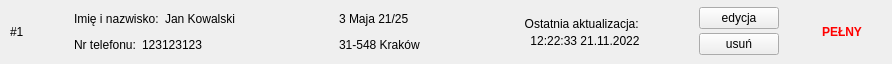
<?xml version="1.0" encoding="UTF-8"?>
<ui version="4.0">
 <class>Form</class>
 <widget class="QWidget" name="Form">
  <property name="geometry">
   <rect>
    <x>0</x>
    <y>0</y>
    <width>892</width>
    <height>64</height>
   </rect>
  </property>
  <property name="minimumSize">
   <size>
    <width>0</width>
    <height>60</height>
   </size>
  </property>
  <property name="maximumSize">
   <size>
    <width>16777215</width>
    <height>64</height>
   </size>
  </property>
  <property name="windowTitle">
   <string>Form</string>
  </property>
  <property name="class" stdset="0">
   <string>listLine</string>
  </property>
  <layout class="QHBoxLayout" name="horizontalLayout_2">
   <property name="spacing">
    <number>15</number>
   </property>
   <property name="leftMargin">
    <number>10</number>
   </property>
   <property name="topMargin">
    <number>0</number>
   </property>
   <property name="rightMargin">
    <number>10</number>
   </property>
   <property name="bottomMargin">
    <number>0</number>
   </property>
   <item>
    <widget class="QLabel" name="idLabel">
     <property name="minimumSize">
      <size>
       <width>40</width>
       <height>0</height>
      </size>
     </property>
     <property name="maximumSize">
      <size>
       <width>40</width>
       <height>16777215</height>
      </size>
     </property>
     <property name="text">
      <string>#1</string>
     </property>
     <property name="class" stdset="0">
      <string>labelList</string>
     </property>
    </widget>
   </item>
   <item>
    <widget class="QWidget" name="widget_3" native="true">
     <property name="minimumSize">
      <size>
       <width>250</width>
       <height>0</height>
      </size>
     </property>
     <layout class="QVBoxLayout" name="verticalLayout_5">
      <property name="leftMargin">
       <number>9</number>
      </property>
      <property name="topMargin">
       <number>9</number>
      </property>
      <property name="rightMargin">
       <number>9</number>
      </property>
      <property name="bottomMargin">
       <number>9</number>
      </property>
      <item>
       <widget class="QWidget" name="widget_5" native="true">
        <property name="layoutDirection">
         <enum>Qt::LeftToRight</enum>
        </property>
        <layout class="QHBoxLayout" name="horizontalLayout_5">
         <property name="leftMargin">
          <number>0</number>
         </property>
         <property name="topMargin">
          <number>0</number>
         </property>
         <property name="rightMargin">
          <number>0</number>
         </property>
         <property name="bottomMargin">
          <number>0</number>
         </property>
         <item>
          <widget class="QLabel" name="label_8">
           <property name="text">
            <string>Imię i nazwisko:</string>
           </property>
           <property name="class" stdset="0">
            <string>labelListBold</string>
           </property>
          </widget>
         </item>
         <item>
          <widget class="QLabel" name="nameLabel">
           <property name="text">
            <string>Jan Kowalski</string>
           </property>
           <property name="class" stdset="0">
            <string>labelList</string>
           </property>
          </widget>
         </item>
         <item>
          <spacer name="horizontalSpacer_3">
           <property name="orientation">
            <enum>Qt::Horizontal</enum>
           </property>
           <property name="sizeHint" stdset="0">
            <size>
             <width>40</width>
             <height>20</height>
            </size>
           </property>
          </spacer>
         </item>
        </layout>
       </widget>
      </item>
      <item>
       <widget class="QWidget" name="widget_6" native="true">
        <layout class="QHBoxLayout" name="horizontalLayout_6">
         <property name="leftMargin">
          <number>0</number>
         </property>
         <property name="topMargin">
          <number>0</number>
         </property>
         <property name="rightMargin">
          <number>0</number>
         </property>
         <property name="bottomMargin">
          <number>0</number>
         </property>
         <item>
          <widget class="QLabel" name="label_5">
           <property name="text">
            <string>Nr telefonu:</string>
           </property>
           <property name="class" stdset="0">
            <string>labelListBold</string>
           </property>
          </widget>
         </item>
         <item>
          <widget class="QLabel" name="phoneLabel">
           <property name="text">
            <string>123123123</string>
           </property>
           <property name="class" stdset="0">
            <string>labelList</string>
           </property>
          </widget>
         </item>
         <item>
          <spacer name="horizontalSpacer_4">
           <property name="orientation">
            <enum>Qt::Horizontal</enum>
           </property>
           <property name="sizeHint" stdset="0">
            <size>
             <width>40</width>
             <height>20</height>
            </size>
           </property>
          </spacer>
         </item>
        </layout>
       </widget>
      </item>
     </layout>
    </widget>
   </item>
   <item>
    <widget class="QWidget" name="widget_4" native="true">
     <property name="minimumSize">
      <size>
       <width>150</width>
       <height>0</height>
      </size>
     </property>
     <layout class="QVBoxLayout" name="verticalLayout_7">
      <property name="leftMargin">
       <number>9</number>
      </property>
      <item>
       <widget class="QWidget" name="widget_8" native="true">
        <layout class="QHBoxLayout" name="horizontalLayout_8">
         <property name="leftMargin">
          <number>0</number>
         </property>
         <property name="topMargin">
          <number>0</number>
         </property>
         <property name="rightMargin">
          <number>0</number>
         </property>
         <property name="bottomMargin">
          <number>0</number>
         </property>
         <item>
          <widget class="QLabel" name="addressFirstLabel">
           <property name="text">
            <string>3 Maja 21/25</string>
           </property>
           <property name="class" stdset="0">
            <string>labelList</string>
           </property>
          </widget>
         </item>
         <item>
          <spacer name="label">
           <property name="orientation">
            <enum>Qt::Horizontal</enum>
           </property>
           <property name="sizeHint" stdset="0">
            <size>
             <width>40</width>
             <height>20</height>
            </size>
           </property>
          </spacer>
         </item>
        </layout>
       </widget>
      </item>
      <item>
       <widget class="QWidget" name="widget_7" native="true">
        <layout class="QHBoxLayout" name="horizontalLayout_7">
         <property name="leftMargin">
          <number>0</number>
         </property>
         <property name="topMargin">
          <number>0</number>
         </property>
         <property name="rightMargin">
          <number>0</number>
         </property>
         <property name="bottomMargin">
          <number>0</number>
         </property>
         <item>
          <widget class="QLabel" name="addressSecondLabel">
           <property name="text">
            <string>31-548 Kraków</string>
           </property>
           <property name="class" stdset="0">
            <string>labelList</string>
           </property>
          </widget>
         </item>
         <item>
          <spacer name="horizontalSpacer_6">
           <property name="orientation">
            <enum>Qt::Horizontal</enum>
           </property>
           <property name="sizeHint" stdset="0">
            <size>
             <width>40</width>
             <height>20</height>
            </size>
           </property>
          </spacer>
         </item>
        </layout>
       </widget>
      </item>
     </layout>
    </widget>
   </item>
   <item>
    <widget class="QWidget" name="widget_12" native="true">
     <property name="minimumSize">
      <size>
       <width>180</width>
       <height>0</height>
      </size>
     </property>
     <property name="maximumSize">
      <size>
       <width>180</width>
       <height>16777215</height>
      </size>
     </property>
     <layout class="QVBoxLayout" name="verticalLayout">
      <property name="spacing">
       <number>0</number>
      </property>
      <property name="topMargin">
       <number>15</number>
      </property>
      <property name="bottomMargin">
       <number>15</number>
      </property>
      <item>
       <widget class="QLabel" name="label_2">
        <property name="layoutDirection">
         <enum>Qt::LeftToRight</enum>
        </property>
        <property name="text">
         <string>Ostatnia aktualizacja:  </string>
        </property>
        <property name="alignment">
         <set>Qt::AlignCenter</set>
        </property>
        <property name="class" stdset="0">
         <string>labelListBold</string>
        </property>
       </widget>
      </item>
      <item>
       <widget class="QLabel" name="dateLabel">
        <property name="text">
         <string>12:22:33 21.11.2022</string>
        </property>
        <property name="alignment">
         <set>Qt::AlignCenter</set>
        </property>
       </widget>
      </item>
     </layout>
    </widget>
   </item>
   <item>
    <widget class="QWidget" name="widget" native="true">
     <layout class="QVBoxLayout" name="verticalLayout_2">
      <property name="spacing">
       <number>2</number>
      </property>
      <property name="topMargin">
       <number>5</number>
      </property>
      <property name="bottomMargin">
       <number>5</number>
      </property>
      <item>
       <widget class="QPushButton" name="editButton">
        <property name="text">
         <string>edycja</string>
        </property>
       </widget>
      </item>
      <item>
       <widget class="QPushButton" name="deleteButton">
        <property name="text">
         <string>usuń</string>
        </property>
       </widget>
      </item>
     </layout>
    </widget>
   </item>
   <item>
    <spacer name="horizontalSpacer">
     <property name="orientation">
      <enum>Qt::Horizontal</enum>
     </property>
     <property name="sizeHint" stdset="0">
      <size>
       <width>40</width>
       <height>20</height>
      </size>
     </property>
    </spacer>
   </item>
   <item>
    <widget class="QLabel" name="statusLabel">
     <property name="minimumSize">
      <size>
       <width>40</width>
       <height>0</height>
      </size>
     </property>
     <property name="maximumSize">
      <size>
       <width>40</width>
       <height>16777215</height>
      </size>
     </property>
     <property name="styleSheet">
      <string notr="true">color: red; font-weight: bold;</string>
     </property>
     <property name="text">
      <string>PEŁNY</string>
     </property>
     <property name="alignment">
      <set>Qt::AlignCenter</set>
     </property>
     <property name="class" stdset="0">
      <string>full</string>
     </property>
    </widget>
   </item>
   <item>
    <spacer name="horizontalSpacer_2">
     <property name="orientation">
      <enum>Qt::Horizontal</enum>
     </property>
     <property name="sizeHint" stdset="0">
      <size>
       <width>40</width>
       <height>20</height>
      </size>
     </property>
    </spacer>
   </item>
  </layout>
 </widget>
 <resources/>
 <connections/>
</ui>
